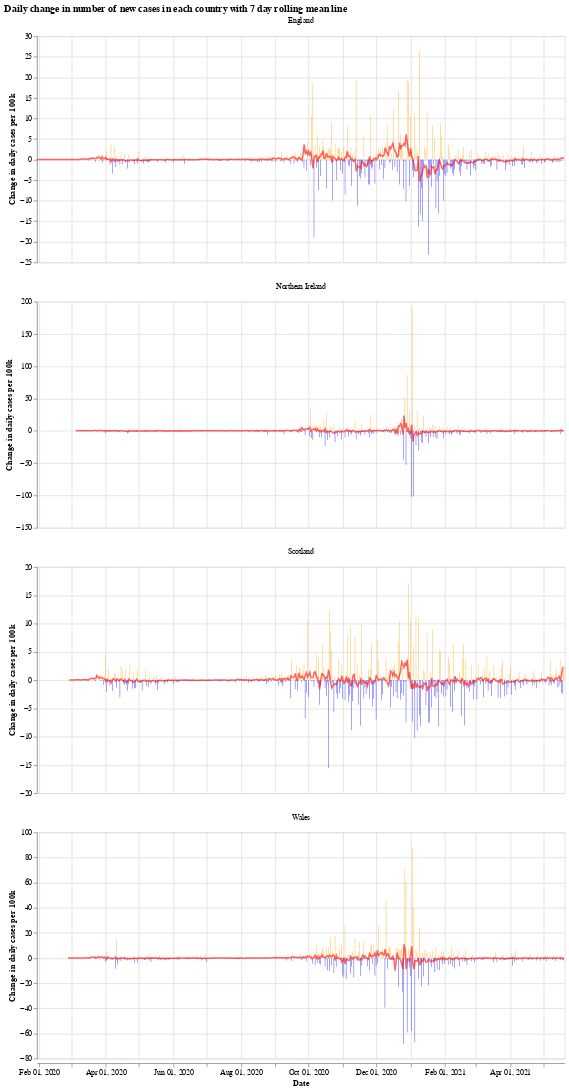

Write notebook code for a chart like this one.
### Markdown cell above
We will use the Python library `Altair` for visualising the data, see the [altair docs](https://altair-viz.github.io/) for more information.

First we have a graph which shows the daily change in the number of new cases for each country. This number jumps up and down all over the place, which is likely due to delay in reporting of new cases over the weekend. Another interesting thing is that it looks like the daily cases in Wales experienced a much shorter period of calm over the summer (calm in the sense of daily cases not jumping up and down).

The orange bars are days when the number of new cases (per 100k population) was more than the previous day, while the blue are days when the number of new cases dropped. The red line is the 7 day moving average. 

When the moving average line is below 0, it means that there is a consistent drop in new cases. We can see this clearly happening around the times that lockdowns were introduced (though, to varying degrees). I will update the graphs soon with a marker of when each lockdown started.

### Code cell
# collapse
import altair as alt

bars = alt.Chart(uk_cases).mark_bar().encode(
    x=alt.X("yearmonthdate(date):T", axis=alt.Axis(title='Date')),
    y=alt.Y("casesChangeRate:Q", axis=alt.Axis(title='Change in daily cases per 100k')),
    tooltip='casesChange',
    color=alt.condition(
        alt.datum.casesChangeRate > 0,
        alt.value("orange"),  # The positive color
        alt.value("blue")  # The negative color
    )
).properties(title='Daily change in number of new cases with 7 day rolling mean',width=700).interactive()

line = alt.Chart(uk_cases).mark_line(
    color='red',
    size=2,
    opacity=0.6
).transform_window(
    rolling_mean='mean(casesChangeRate)',
    frame=[0, 7],
    groupby=['areaName']
).encode(
    x='yearmonthdate(date):T',
    y='rolling_mean:Q'
)

alt.layer(bars, line, data=uk_cases).facet(alt.Column(
    'areaName', title=''), columns=1).resolve_scale(y='independent').properties(title='Daily change in number of new cases in each country with 7 day rolling mean line')

### Figure 1 — Vega-Lite specification as saved in the notebook (floating-point values rounded to 4 significant figures; data arrays with more than 128 entries replaced by an {"elided": "..."} marker saying what was removed)
{"config": {"view": {"continuousWidth": 400, "continuousHeight": 300}}, "data": {"name": "data-40226f8fb04b92dd458a3c4c5675d423"}, "facet": {"type": "nominal", "field": "areaName", "title": ""}, "spec": {"layer": [{"mark": "bar", "encoding": {"color": {"condition": {"value": "orange", "test": "(datum.casesChangeRate > 0)"}, "value": "blue"}, "tooltip": {"type": "quantitative", "field": "casesChange"}, "x": {"type": "temporal", "axis": {"title": "Date"}, "field": "date", "timeUnit": "yearmonthdate"}, "y": {"type": "quantitative", "axis": {"title": "Change in daily cases per 100k"}, "field": "casesChangeRate"}}, "selection": {"selector001": {"type": "interval", "bind": "scales", "encodings": ["x", "y"]}}, "title": "Daily change in number of new cases with 7 day rolling mean", "width": 700}, {"mark": {"type": "line", "color": "red", "opacity": 0.6, "size": 2}, "encoding": {"x": {"type": "temporal", "field": "date", "timeUnit": "yearmonthdate"}, "y": {"type": "quantitative", "field": "rolling_mean"}}, "transform": [{"window": [{"op": "mean", "field": "casesChangeRate", "as": "rolling_mean"}], "frame": [0, 7], "groupby": ["areaName"]}]}]}, "columns": 1, "resolve": {"scale": {"y": "independent"}}, "title": "Daily change in number of new cases in each country with 7 day rolling mean line", "$schema": "https://vega.github.io/schema/vega-lite/v4.8.1.json", "datasets": {"data-40226f8fb04b92dd458a3c4c5675d423": {"elided": "1812 records"}}}
